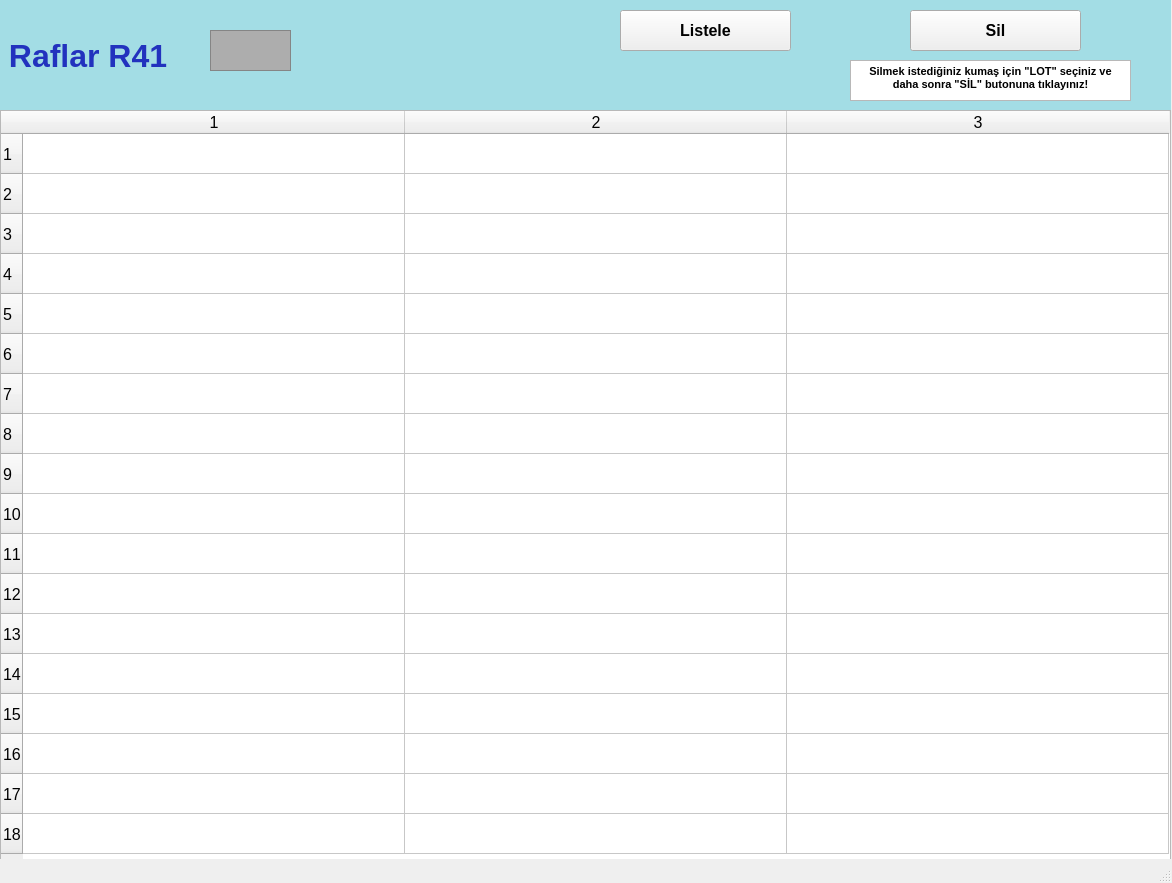
<?xml version="1.0" encoding="UTF-8"?>
<ui version="4.0">
 <class>raflarR41_ekran</class>
 <widget class="QMainWindow" name="raflarR41_ekran">
  <property name="geometry">
   <rect>
    <x>0</x>
    <y>0</y>
    <width>1172</width>
    <height>883</height>
   </rect>
  </property>
  <property name="font">
   <font>
    <pointsize>12</pointsize>
    <weight>50</weight>
    <bold>false</bold>
    <kerning>false</kerning>
   </font>
  </property>
  <property name="windowTitle">
   <string/>
  </property>
  <widget class="QWidget" name="centralwidget">
   <widget class="QLabel" name="raflarR1yazi_lbl">
    <property name="geometry">
     <rect>
      <x>0</x>
      <y>0</y>
      <width>1171</width>
      <height>111</height>
     </rect>
    </property>
    <property name="font">
     <font>
      <pointsize>24</pointsize>
      <weight>75</weight>
      <bold>true</bold>
     </font>
    </property>
    <property name="styleSheet">
     <string notr="true">background-color: rgb(163, 221, 229);
color: rgb(34, 50, 190);</string>
    </property>
    <property name="text">
     <string> Raflar R41</string>
    </property>
   </widget>
   <widget class="QFrame" name="raflarR1_img">
    <property name="geometry">
     <rect>
      <x>210</x>
      <y>30</y>
      <width>81</width>
      <height>41</height>
     </rect>
    </property>
    <property name="styleSheet">
     <string notr="true">background-color: rgb(173, 173, 173);</string>
    </property>
    <property name="frameShape">
     <enum>QFrame::StyledPanel</enum>
    </property>
    <property name="frameShadow">
     <enum>QFrame::Raised</enum>
    </property>
   </widget>
   <widget class="QTableWidget" name="R41_tw">
    <property name="geometry">
     <rect>
      <x>0</x>
      <y>110</y>
      <width>1171</width>
      <height>751</height>
     </rect>
    </property>
    <property name="baseSize">
     <size>
      <width>0</width>
      <height>0</height>
     </size>
    </property>
    <property name="rowCount">
     <number>18</number>
    </property>
    <property name="columnCount">
     <number>3</number>
    </property>
    <attribute name="horizontalHeaderVisible">
     <bool>true</bool>
    </attribute>
    <attribute name="horizontalHeaderCascadingSectionResizes">
     <bool>false</bool>
    </attribute>
    <attribute name="horizontalHeaderDefaultSectionSize">
     <number>382</number>
    </attribute>
    <attribute name="horizontalHeaderMinimumSectionSize">
     <number>38</number>
    </attribute>
    <attribute name="verticalHeaderDefaultSectionSize">
     <number>40</number>
    </attribute>
    <attribute name="verticalHeaderMinimumSectionSize">
     <number>23</number>
    </attribute>
    <row/>
    <row/>
    <row/>
    <row/>
    <row/>
    <row/>
    <row/>
    <row/>
    <row/>
    <row/>
    <row/>
    <row/>
    <row/>
    <row/>
    <row/>
    <row/>
    <row/>
    <row/>
    <column/>
    <column/>
    <column/>
   </widget>
   <widget class="QPushButton" name="listeleR41_btn">
    <property name="geometry">
     <rect>
      <x>620</x>
      <y>10</y>
      <width>171</width>
      <height>41</height>
     </rect>
    </property>
    <property name="font">
     <font>
      <pointsize>12</pointsize>
      <weight>75</weight>
      <bold>true</bold>
     </font>
    </property>
    <property name="text">
     <string>Listele</string>
    </property>
   </widget>
   <widget class="QPushButton" name="silR41_btn">
    <property name="geometry">
     <rect>
      <x>910</x>
      <y>10</y>
      <width>171</width>
      <height>41</height>
     </rect>
    </property>
    <property name="font">
     <font>
      <pointsize>12</pointsize>
      <weight>75</weight>
      <bold>true</bold>
     </font>
    </property>
    <property name="text">
     <string>Sil</string>
    </property>
   </widget>
   <widget class="QTextBrowser" name="textBrowser">
    <property name="geometry">
     <rect>
      <x>850</x>
      <y>60</y>
      <width>281</width>
      <height>41</height>
     </rect>
    </property>
    <property name="html">
     <string>&lt;!DOCTYPE HTML PUBLIC &quot;-//W3C//DTD HTML 4.0//EN&quot; &quot;http://www.w3.org/TR/REC-html40/strict.dtd&quot;&gt;
&lt;html&gt;&lt;head&gt;&lt;meta name=&quot;qrichtext&quot; content=&quot;1&quot; /&gt;&lt;style type=&quot;text/css&quot;&gt;
p, li { white-space: pre-wrap; }
&lt;/style&gt;&lt;/head&gt;&lt;body style=&quot; font-family:'MS Shell Dlg 2'; font-size:12pt; font-weight:400; font-style:normal;&quot;&gt;
&lt;p align=&quot;center&quot; style=&quot; margin-top:0px; margin-bottom:0px; margin-left:0px; margin-right:0px; -qt-block-indent:0; text-indent:0px;&quot;&gt;&lt;span style=&quot; font-size:8pt; font-weight:600;&quot;&gt;Silmek istediğiniz kumaş için &amp;quot;LOT&amp;quot; seçiniz ve daha sonra &amp;quot;SİL&amp;quot; butonuna tıklayınız!&lt;/span&gt;&lt;/p&gt;&lt;/body&gt;&lt;/html&gt;</string>
    </property>
   </widget>
  </widget>
  <widget class="QStatusBar" name="statusbar"/>
 </widget>
 <resources/>
 <connections/>
</ui>
